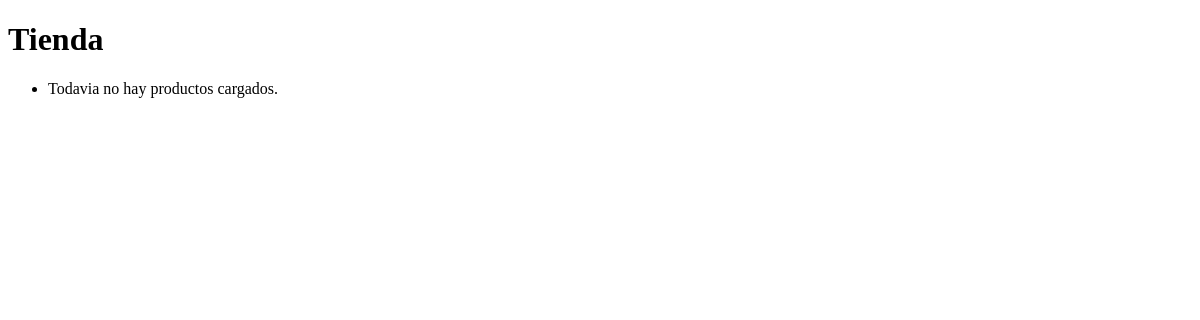
/, run on an earlier commit of the app's database.
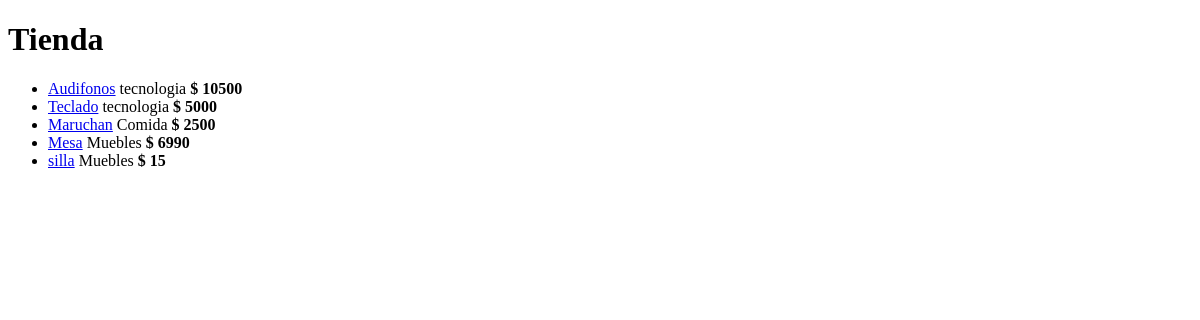
And on a later commit of the database.
### Tienda/models.py (models this page shows, shortened)
class Producto(models.Model):
    nombre = models.CharField(max_length=100)
    descripcion = models.TextField()
    precio = models.PositiveIntegerField()
    stock = models.PositiveIntegerField()
    categoria = models.ForeignKey(
        'Categoria',
        on_delete=models.CASCADE,
        related_name='productos'
    )
    class meta:
        ordering = ['nombre']

class Categoria(models.Model):
    nombre = models.CharField(max_length=50)
    descripcion = models.TextField()
    imagen = models.ImageField(upload_to='categoria/', blank=True, null=True)
    class meta:
        ordering = ['nombre']

### Tienda/views.py (the view)
# urls.py: path('', views.inicio, name='inicio'),
def inicio(request):
    productos = Producto.objects.select_related("categoria")
    cat = request.GET.get("Categoria")
    if cat:
        productos = productos.filter(categoria__id=cat)
    q = request.GET.get("q")
    if q:
        productos = productos.filter(nombre__icontains=q)
    return render(request, 'inicio.html', {"productos": productos, "categoria": Categoria.objects.all(),})

### Templates/inicio.html (shortened to what this page needs)
{% extends "base.html" %}
{% block contenido %}
<h1>Tienda</h1>
<ul class="carta">
{% for p in productos %}
<li>
<a href="{% url 'Tienda:categoria' p.categoria.id %}">
{{ p.nombre }}</a>
<span>{{ p.categoria.nombre }}</span>
<strong>$ {{ p.precio }}</strong>
</li>
{% empty %}
<li>Todavia no hay productos cargados.</li>
{% endfor %}
</ul>
{% endblock %}

### Templates/base.html (shortened to what this page needs)
<!doctype html>
<html lang="es">
<head>
</head>
<body>
    {% block contenido %}{% endblock %}
</body>
</html>

What changed in the data, as far as the page shows it:
added Producto: nombre "Audifonos", categoria.nombre "tecnologia", precio "10500"
added Producto: nombre "Teclado", categoria.nombre "tecnologia", precio "5000"
added Producto: nombre "Maruchan", categoria.nombre "Comida", precio "2500"
added Producto: nombre "Mesa", categoria.nombre "Muebles", precio "6990"
added Producto: nombre "silla", categoria.nombre "Muebles", precio "15"
Also different on the page:
text no longer shown: "Todavia no hay productos cargados."
